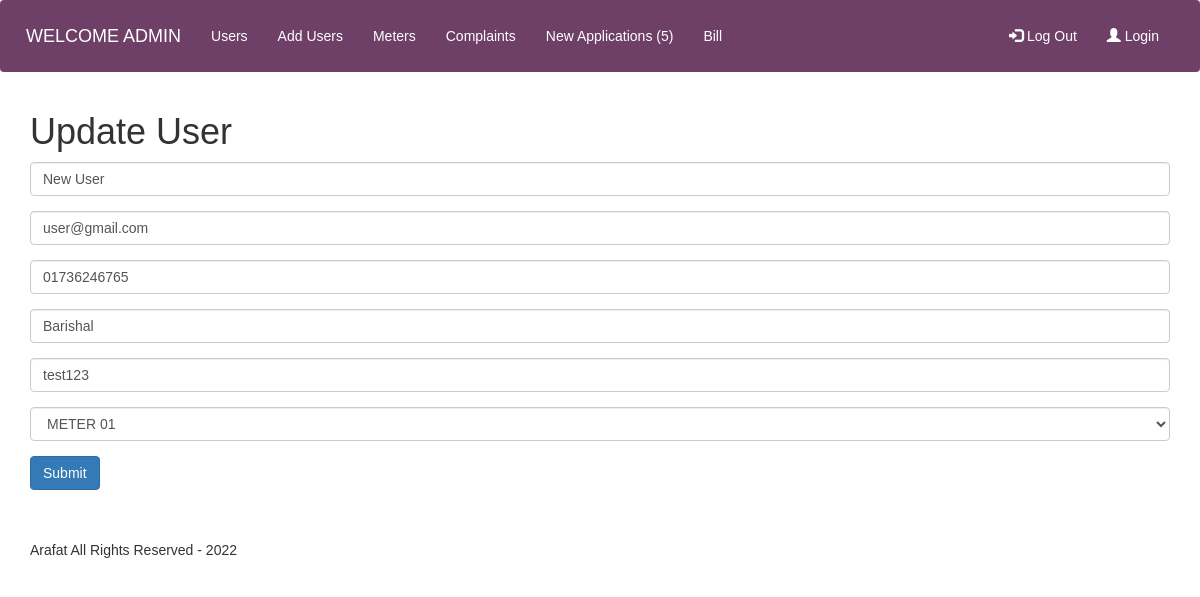
The page /edituser.php?id=31 (signed in) on the database its author committed.
### tables this page shows
CREATE TABLE `users` (
  `id` int(11) NOT NULL,
  `meterId` int(11) DEFAULT 0,
  `name` varchar(50) NOT NULL,
  `email` varchar(50) NOT NULL,
  `password` text NOT NULL,
  `phone` text NOT NULL,
  `userType` int(11) NOT NULL,
  `address` varchar(255) NOT NULL,
  `district` varchar(255) NOT NULL
);

### lib/Database.php (called while the page is built, shortened)
<?php
Class Database{
	public $host   = DB_HOST;
	public $user   = DB_USER;
	public $pass   = DB_PASS;
	public $dbname = DB_NAME;
	public $link;
	private function connectDB(){
	$this->link = new mysqli($this->host, $this->user, $this->pass, $this->dbname);
 }
	public function select($query){
		$result = $this->link->query($query) or die($this->link->error.__LINE__);
		if($result->num_rows > 0){
			return $result;
		} else {
			return false;
		}
	}
}

### edituser.php (the view, shortened to what this page needs)
<?php include "includes/header.php"; ?>
<?php include "includes/navigation.php"; ?>
<?php
   if(isset($_GET['id'])) {
    $id = $_GET['id'];
    }
   $query = "SELECT * FROM users WHERE id = $id";
   $post = $db->select($query);
   if($post) {
       $result = $post->fetch_assoc();
?>
<div class="container">
    <h1>Update User</h1>
    <form action="./action/edituser.action.php" method="POST">
        <div class="form-group">
            <input type="text" name="username" class="form-control" id="username " aria-describedby=""
                value="<?php echo $result['name']; ?>">
        </div>
        <div class="form-group">
            <input type="text" name="email" class="form-control" id="email" aria-describedby=""
                value="<?php echo $result['email']; ?>">
        </div>
        <div class="form-group">
            <input type="text" name="phone" class="form-control" id="phone" aria-describedby=""
                value="<?php echo $result['phone']; ?>">
        </div>
        <div class="form-group">
            <input type="text" name="district" class="form-control" id="district" aria-describedby=""
                value="<?php echo $result['district']; ?>">
        </div>
        <div class="form-group">
            <input type="text" name="address" class="form-control" id="address" aria-describedby=""
                value="<?php echo $result['address']; ?>">
        </div>
        <div>
            <select class="form-control" name="meterId" id="">
                <?php
                    $get_meter = "SELECT * FROM meters";
                    $get_meter_post = $db->select($get_meter);
                    if($get_meter_post) {
                        while($meter = $get_meter_post->fetch_assoc()) {
                ?>
                <option value="<?php echo $meter['id']; ?>"><?php echo $meter['name']; ?></option>
                <?php
                        }
                    }
                ?>
            </select>
        </div>
        <button style="margin-top: 15px;" name="submit" type="submit" class="btn btn-primary">Submit</button>
    </form>
<?php
}
?>
</div>
<?php include "includes/footer.php"; ?>

### assets/css/style.css (style rules this page uses)
*, *::after, *::before { margin: 0; padding: 0; box-sizing: border-box; }
html { font-size: 62.5%; }
body { font-family: Verdana, Geneva, Tahoma, sans-serif; font-size: 1.4rem; }

### rows shown on the page
users: username "New User", email "user@gmail.com", phone "01736246765", district "Barishal", address "test123"

### other values the page prints
$r = ($row > 0) ? $row : "" "5"
form field meterId "METER 01"
